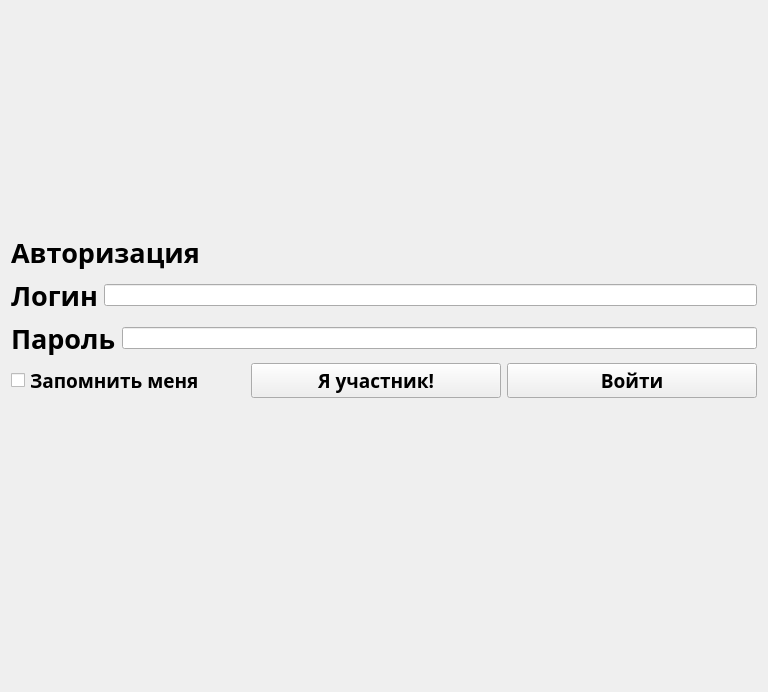
      <widget class="QWidget" name="authorizationMPage">
       <layout class="QVBoxLayout" name="verticalLayout_5">
        <item>
         <spacer name="verticalSpacer_4">
          <property name="orientation">
           <enum>Qt::Vertical</enum>
          </property>
          <property name="sizeHint" stdset="0">
           <size>
            <width>579</width>
            <height>223</height>
           </size>
          </property>
         </spacer>
        </item>
        <item>
         <layout class="QVBoxLayout" name="verticalLayout_4">
          <item>
           <widget class="QLabel" name="label_4">
            <property name="font">
             <font>
              <family>Akrobat Black</family>
              <pointsize>20</pointsize>
              <bold>true</bold>
             </font>
            </property>
            <property name="text">
             <string>Авторизация</string>
            </property>
           </widget>
          </item>
          <item>
           <layout class="QHBoxLayout" name="horizontalLayout_5">
            <item>
             <widget class="QLabel" name="loginLabel">
              <property name="font">
               <font>
                <family>Akrobat SemiBold</family>
                <pointsize>20</pointsize>
                <bold>true</bold>
               </font>
              </property>
              <property name="text">
               <string>Логин</string>
              </property>
              <property name="textFormat">
               <enum>Qt::AutoText</enum>
              </property>
              <property name="alignment">
               <set>Qt::AlignLeading|Qt::AlignLeft|Qt::AlignVCenter</set>
              </property>
             </widget>
            </item>
            <item>
             <widget class="QLineEdit" name="loginLine"/>
            </item>
           </layout>
          </item>
          <item>
           <layout class="QHBoxLayout" name="horizontalLayout_6">
            <item>
             <widget class="QLabel" name="passLabel">
              <property name="font">
               <font>
                <family>Akrobat SemiBold</family>
                <pointsize>20</pointsize>
                <bold>true</bold>
               </font>
              </property>
              <property name="text">
               <string>Пароль</string>
              </property>
             </widget>
            </item>
            <item>
             <widget class="QLineEdit" name="passLine"/>
            </item>
           </layout>
          </item>
          <item>
           <layout class="QHBoxLayout" name="horizontalLayout_7">
            <item>
             <widget class="QCheckBox" name="rememberCheck">
              <property name="font">
               <font>
                <family>Akrobat SemiBold</family>
                <pointsize>14</pointsize>
                <bold>true</bold>
               </font>
              </property>
              <property name="text">
               <string>Запомнить меня</string>
              </property>
             </widget>
            </item>
            <item>
             <spacer name="horizontalSpacer_32">
              <property name="orientation">
               <enum>Qt::Horizontal</enum>
              </property>
              <property name="sizeHint" stdset="0">
               <size>
                <width>40</width>
                <height>20</height>
               </size>
              </property>
             </spacer>
            </item>
            <item>
             <widget class="QPushButton" name="memberEnterButton">
              <property name="sizePolicy">
               <sizepolicy hsizetype="Fixed" vsizetype="Fixed">
                <horstretch>0</horstretch>
                <verstretch>0</verstretch>
               </sizepolicy>
              </property>
              <property name="minimumSize">
               <size>
                <width>250</width>
                <height>0</height>
               </size>
              </property>
              <property name="font">
               <font>
                <family>Akrobat SemiBold</family>
                <pointsize>14</pointsize>
                <bold>true</bold>
               </font>
              </property>
              <property name="text">
               <string>Я участник!</string>
              </property>
             </widget>
            </item>
            <item>
             <widget class="QPushButton" name="enterButton">
              <property name="sizePolicy">
               <sizepolicy hsizetype="Fixed" vsizetype="Fixed">
                <horstretch>0</horstretch>
                <verstretch>0</verstretch>
               </sizepolicy>
              </property>
              <property name="minimumSize">
               <size>
                <width>250</width>
                <height>0</height>
               </size>
              </property>
              <property name="font">
               <font>
                <family>Akrobat SemiBold</family>
                <pointsize>14</pointsize>
                <bold>true</bold>
               </font>
              </property>
              <property name="text">
               <string>Войти</string>
              </property>
             </widget>
            </item>
           </layout>
          </item>
         </layout>
        </item>
        <item>
         <spacer name="verticalSpacer_3">
          <property name="orientation">
           <enum>Qt::Vertical</enum>
          </property>
          <property name="sizeHint" stdset="0">
           <size>
            <width>579</width>
            <height>223</height>
           </size>
          </property>
         </spacer>
        </item>
        <item>
         <layout class="QHBoxLayout" name="horizontalLayout_26">
          <item>
           <spacer name="horizontalSpacer_33">
            <property name="orientation">
             <enum>Qt::Horizontal</enum>
            </property>
            <property name="sizeHint" stdset="0">
             <size>
              <width>40</width>
              <height>20</height>
             </size>
            </property>
           </spacer>
          </item>
          <item>
           <spacer name="horizontalSpacer_34">
            <property name="orientation">
             <enum>Qt::Horizontal</enum>
            </property>
            <property name="sizeHint" stdset="0">
             <size>
              <width>40</width>
              <height>20</height>
             </size>
            </property>
           </spacer>
          </item>
         </layout>
        </item>
        <item>
         <spacer name="verticalSpacer_14">
          <property name="orientation">
           <enum>Qt::Vertical</enum>
          </property>
          <property name="sizeType">
           <enum>QSizePolicy::Fixed</enum>
          </property>
          <property name="sizeHint" stdset="0">
           <size>
            <width>20</width>
            <height>40</height>
           </size>
          </property>
         </spacer>
        </item>
       </layout>
      </widget>
